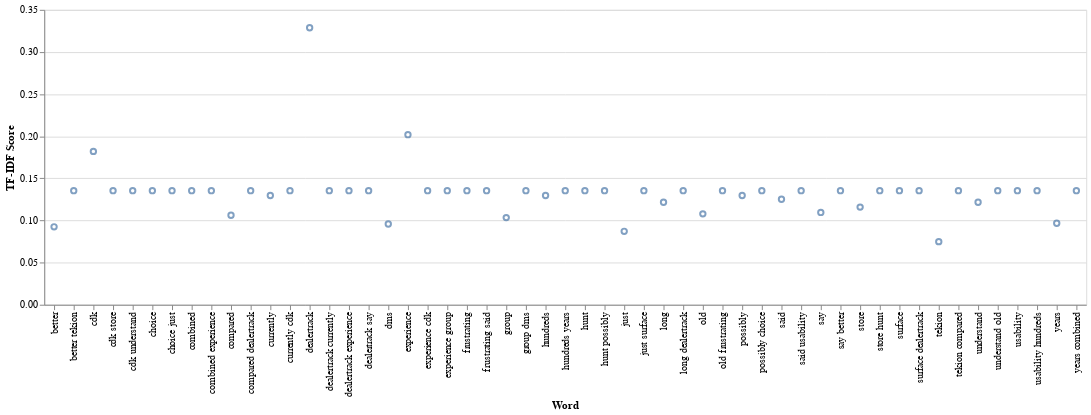

Notebook source saved alongside this figure:
### Code cell
# prompt: Using dataframe tfidf_scores_df: scatter plot

# Import the necessary library for plotting
import altair as alt

# Create a scatter plot using Altair
chart = alt.Chart(tfidf_scores_df).mark_point().encode(
    x='Word',
    y='TF-IDF Score'
)

# Display the chart
chart

### Figure 1 — Vega-Lite specification as saved in the notebook (floating-point values rounded to 4 significant figures)
{"config": {"view": {"continuousWidth": 400, "continuousHeight": 300}}, "data": {"name": "data-5fdd456693ed32fcf61fe4dcccc4c0e2"}, "mark": "point", "encoding": {"x": {"field": "Word", "type": "nominal"}, "y": {"field": "TF-IDF Score", "type": "quantitative"}}, "$schema": "https://vega.github.io/schema/vega-lite/v4.17.0.json", "datasets": {"data-5fdd456693ed32fcf61fe4dcccc4c0e2": [{"Word": "dealertrack", "TF-IDF Score": 0.3287}, {"Word": "experience", "TF-IDF Score": 0.2018}, {"Word": "cdk", "TF-IDF Score": 0.182}, {"Word": "dealertrack experience", "TF-IDF Score": 0.1354}, {"Word": "hunt possibly", "TF-IDF Score": 0.1354}, {"Word": "possibly choice", "TF-IDF Score": 0.1354}, {"Word": "choice just", "TF-IDF Score": 0.1354}, {"Word": "just surface", "TF-IDF Score": 0.1354}, {"Word": "surface dealertrack", "TF-IDF Score": 0.1354}, {"Word": "dealertrack say", "TF-IDF Score": 0.1354}, {"Word": "say better", "TF-IDF Score": 0.1354}, {"Word": "better tekion", "TF-IDF Score": 0.1354}, {"Word": "tekion compared", "TF-IDF Score": 0.1354}, {"Word": "compared dealertrack", "TF-IDF Score": 0.1354}, {"Word": "dealertrack currently", "TF-IDF Score": 0.1354}, {"Word": "cdk store", "TF-IDF Score": 0.1354}, {"Word": "experience cdk", "TF-IDF Score": 0.1354}, {"Word": "cdk understand", "TF-IDF Score": 0.1354}, {"Word": "understand old", "TF-IDF Score": 0.1354}, {"Word": "old frustrating", "TF-IDF Score": 0.1354}, {"Word": "frustrating said", "TF-IDF Score": 0.1354}, {"Word": "said usability", "TF-IDF Score": 0.1354}, {"Word": "usability hundreds", "TF-IDF Score": 0.1354}, {"Word": "hundreds years", "TF-IDF Score": 0.1354}, {"Word": "years combined", "TF-IDF Score": 0.1354}, {"Word": "combined experience", "TF-IDF Score": 0.1354}, {"Word": "experience group", "TF-IDF Score": 0.1354}, {"Word": "store hunt", "TF-IDF Score": 0.1354}, {"Word": "group dms", "TF-IDF Score": 0.1354}, {"Word": "currently cdk", "TF-IDF Score": 0.1354}, {"Word": "long dealertrack", "TF-IDF Score": 0.1354}, {"Word": "hunt", "TF-IDF Score": 0.1354}, {"Word": "combined", "TF-IDF Score": 0.1354}, {"Word": "usability", "TF-IDF Score": 0.1354}, {"Word": "frustrating", "TF-IDF Score": 0.1354}, {"Word": "choice", "TF-IDF Score": 0.1354}, {"Word": "surface", "TF-IDF Score": 0.1354}, {"Word": "currently", "TF-IDF Score": 0.1297}, {"Word": "possibly", "TF-IDF Score": 0.1297}, {"Word": "hundreds", "TF-IDF Score": 0.1297}, {"Word": "said", "TF-IDF Score": 0.1252}, {"Word": "long", "TF-IDF Score": 0.1216}, {"Word": "understand", "TF-IDF Score": 0.1216}, {"Word": "store", "TF-IDF Score": 0.1159}, {"Word": "say", "TF-IDF Score": 0.1096}, {"Word": "old", "TF-IDF Score": 0.1078}, {"Word": "compared", "TF-IDF Score": 0.1062}, {"Word": "group", "TF-IDF Score": 0.1034}, {"Word": "years", "TF-IDF Score": 0.09672}, {"Word": "dms", "TF-IDF Score": 0.09579}, {"Word": "better", "TF-IDF Score": 0.09247}, {"Word": "just", "TF-IDF Score": 0.08714}, {"Word": "tekion", "TF-IDF Score": 0.07489}]}}
